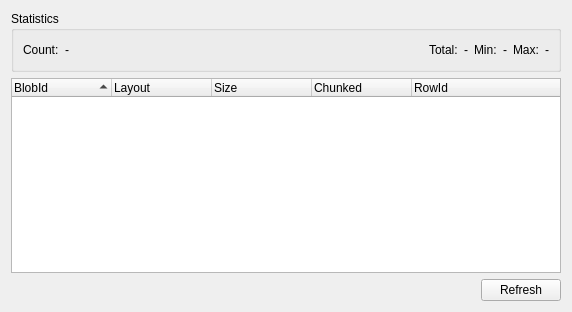
<?xml version="1.0" encoding="UTF-8"?>
<ui version="4.0">
 <class>DSBlobs</class>
 <widget class="QFrame" name="DSBlobs">
  <property name="geometry">
   <rect>
    <x>0</x>
    <y>0</y>
    <width>572</width>
    <height>312</height>
   </rect>
  </property>
  <property name="windowTitle">
   <string>Frame</string>
  </property>
  <layout class="QVBoxLayout" name="verticalLayout">
   <item>
    <widget class="QGroupBox" name="groupBox">
     <property name="title">
      <string>Statistics</string>
     </property>
     <layout class="QHBoxLayout" name="horizontalLayout">
      <item>
       <widget class="QLabel" name="label">
        <property name="text">
         <string>Count:</string>
        </property>
       </widget>
      </item>
      <item>
       <widget class="QLabel" name="w_count_label">
        <property name="text">
         <string>-</string>
        </property>
       </widget>
      </item>
      <item>
       <spacer name="horizontalSpacer">
        <property name="orientation">
         <enum>Qt::Orientation::Horizontal</enum>
        </property>
        <property name="sizeHint" stdset="0">
         <size>
          <width>43</width>
          <height>20</height>
         </size>
        </property>
       </spacer>
      </item>
      <item>
       <widget class="QLabel" name="label_3">
        <property name="text">
         <string>Total:</string>
        </property>
       </widget>
      </item>
      <item>
       <widget class="QLabel" name="w_total_label">
        <property name="text">
         <string>-</string>
        </property>
       </widget>
      </item>
      <item>
       <widget class="QLabel" name="label_5">
        <property name="text">
         <string>Min:</string>
        </property>
       </widget>
      </item>
      <item>
       <widget class="QLabel" name="w_min_label">
        <property name="text">
         <string>-</string>
        </property>
       </widget>
      </item>
      <item>
       <widget class="QLabel" name="label_7">
        <property name="text">
         <string>Max:</string>
        </property>
       </widget>
      </item>
      <item>
       <widget class="QLabel" name="w_max_label">
        <property name="text">
         <string>-</string>
        </property>
       </widget>
      </item>
     </layout>
    </widget>
   </item>
   <item>
    <widget class="QTreeWidget" name="w_tree_widget">
     <property name="sortingEnabled">
      <bool>true</bool>
     </property>
     <column>
      <property name="text">
       <string>BlobId</string>
      </property>
     </column>
     <column>
      <property name="text">
       <string>Layout</string>
      </property>
     </column>
     <column>
      <property name="text">
       <string>Size</string>
      </property>
     </column>
     <column>
      <property name="text">
       <string>Chunked</string>
      </property>
     </column>
     <column>
      <property name="text">
       <string>RowId</string>
      </property>
     </column>
    </widget>
   </item>
   <item>
    <layout class="QHBoxLayout" name="horizontalLayout_2">
     <item>
      <spacer name="horizontalSpacer_2">
       <property name="orientation">
        <enum>Qt::Orientation::Horizontal</enum>
       </property>
       <property name="sizeHint" stdset="0">
        <size>
         <width>618</width>
         <height>20</height>
        </size>
       </property>
      </spacer>
     </item>
     <item>
      <widget class="QPushButton" name="w_refresh_button">
       <property name="text">
        <string>Refresh</string>
       </property>
      </widget>
     </item>
    </layout>
   </item>
  </layout>
 </widget>
 <resources/>
 <connections/>
</ui>
